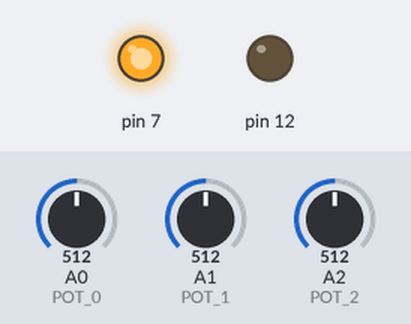
The sketch below on a simulated Arduino Uno, built with avr-gcc and run on an emulated ATmega328P. Shown: output pins drawn as LEDs (lit = HIGH). The test bench sets the inputs (shaded band); at power-on: A0 (POT_0) = 512, A1 (POT_1) = 512, A2 (POT_2) = 512. What the sketch prints to the serial monitor is not drawn.

Above: at 0.1 s.
Timing chart, 0 to 1.6 s (numbered marks = the images above):
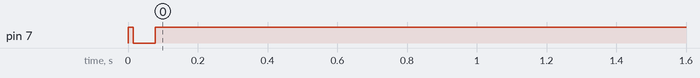

The sketch:

sketch.ino
```cpp
/*****************************************************
  SYNTHESIZER PROJECT - SAM KORN & PATRICK HARRINGTON
 *****************************************************/
#define DACBITS 6
#define LENGTH 64 //length of waveform LUT is 2^DACBITS
#define PI2 6.285 //approximate value for 2*pi
#define AMP (LENGTH/2)
#define OFFSET (LENGTH/2)
//#define DEF_FREQ 954
#define DEF_FREQ 7644
#define CLOCK_FREQ 250000 // 16M/64
#define LOWEST_MIDINOTE 24
// analog inputs for controlling the sound
#define POT_0   (0)
#define POT_1   (1)
#define POT_2   (2)
#define POT_3   (3)
#define POT_4   (4)
#define POT_5   (5)
volatile uint8_t waveform=0;
volatile uint8_t waveform2=0;
volatile uint8_t wavemod=LENGTH;
volatile uint8_t index=1;
volatile uint8_t index2=1;
volatile uint8_t val=0;
volatile uint8_t val2=0;
volatile uint8_t phase=16;
volatile uint8_t shift;
volatile uint16_t f;
volatile uint16_t frequency=DEF_FREQ;
volatile uint16_t frequency2=DEF_FREQ;
volatile uint16_t run=0;
//----- MIDI -----
uint8_t command;
uint8_t note;
uint8_t velocity;
uint8_t wave2[LENGTH];
uint8_t selector=0;
uint8_t wave[4][LENGTH]={
  //sine=0
    {
    32, 35, 38, 41, 44, 47, 49, 52, 54, 56, 58, 60, 61, 62, 63, 63, 63,
    63, 63, 62, 61, 60, 58, 56, 54, 52, 49, 47, 44, 41, 38, 35, 32, 29,
    26, 23, 20, 17, 15, 12, 10, 8, 6, 4, 3, 2, 1, 1, 0, 1, 1, 2, 3, 4, 6,
    8, 10, 12, 15, 17, 20, 23, 26, 29,
    //second cycle for phase shift
    },
  //ramp=1
    {
    0,1,2,3,4,5,6,7,8,9,10,11,12,13,14,15,16,17,18,19,20,21,22,23,24,25,26,27,28,29,30,31,32,33,34,35,36,37,38,39,40,41,42,43,44,45,46,47,48,49,50,51,52,53,54,55,56,57,58,59,60,61,62,63},
  //triangle=2
    {
    0,2,4,6,8,10,12,14,16,18,20,22,24,26,28,30,32,34,36,38,40,42,44,46,48,50,52,54,56,58,60,62,62,60,58,56,54,52,50,48,46,44,42,40,38,36,34,32,30,28,26,24,22,20,18,16,14,12,10,8,6,4,2,0},
  //square=3
    {
    0,0,0,0,0,0,0,0,0,0,0,0,0,0,0,0,0,0,0,0,0,0,0,0,0,0,0,0,0,0,0,0,63,63,63,63,63,63,63,63,63,63,63,63,63,63,63,63,63,63,63,63,63,63,63,63,63,63,63,63,63,63,63}
    };

  // These numbers were calculated using (16000000/64/frequency) where frequency
  const uint16_t midiTable[] = {
  //C     C#    D     D#    E     F     F#    G     G#    A     A#    B
    7644, 7214, 6809, 6427, 6066, 5726, 5404, 5101, 4815, 4544, 4289, 4049, //-3
    3821, 3607, 3404, 3213, 3033, 2862, 2702, 2550, 2407, 2271, 2144, 2024, //-2
    1910, 1803, 1702, 1606, 1516, 1431, 1350, 1275, 1203, 1135, 1071, 1010, //-1
    954,  901,  850,  802,  757,  715,  674,  637,  601,  567,  535,  505,  // 0
    476,  450,  424,  400,  378,  357,  336,  317,  300,  283,  267,  252,  //+1
    238,  224,  212,  200,  188,  178,  168,  158,  149,  140,  132,  123,  //+2
  };
  uint16_t mapMIDI(uint16_t note_input){
  return midiTable[(note_input-LOWEST_MIDINOTE)];
}
void setup(){
  SREG &= ~(1<<7);
  //  PORTD: Pins 2 to 8
  //  PORTB: Pins 9 to 13
  //----- OSC1 SETUP -----
  TCCR1A = 0;             // low when TCNT1=OCR1A
  TCCR1B = 0;
  TCCR1B  = (1<<CS10);    // no pre-scale - 16MHz clock
  TCNT1  = 0;             // init counter
  TCCR1B |= (1<<WGM12);   // ctc mode
  TIMSK1 = (1<<OCIE1A);   // Call ISR on match
  OCR1A  = CLOCK_FREQ/frequency; // Period for wavetable
  //----- OSC2 SETUP -----

  TCCR2A = 0;             // low when TCNT1=OCR1A
  TCCR2B = 0;
  TCCR2B  = (1<<CS10);    // no pre-scale - 16MHz clock
  TCNT2  = 0;             // init counter
  TCCR2B |= (1<<WGM12);   // ctc mode
  //TIMSK2 = (1<<OCIE2A);   // Call ISR on match
  OCR2A  = CLOCK_FREQ/frequency2; // Period for wavetable

  //----- MIDI SETUP -----
  //TCCR2A = 0;
  //TCCR2B = 0;
  //TCNT2 = 0;
  //OCR2A = 255;
  //TCCR2A |= (1<<WGM21);   //CTC mode
  //TCCR2B |= (1<<CS11);    //8-bit prescale
  //TIMSK2 |= (1<<OCIE2A);
  SREG |= (1<<7);
  DDRD = 0B011111100;
  PORTD &= ~(0B011111100);
  DDRB  |= 0B00010000;
  PORTB &= ~(0B00010000);
  //  Serial.begin(31250);
  Serial.begin(9600);
  //  wave2gen(LENGTH,2);
}
void loop(){
  //phase = analogRead(POT_2)/4;
  // play through notes in midiTable with a one-second delay out
  wavemod    =  (analogRead(POT_0)>>2);
  waveform   =  (analogRead(POT_1)>>8);
  waveform2  =  (analogRead(POT_2)>>8);
  shift = index+phase;
  // if shift by 3, we can shift the phase from 0 to 180
  // if shift by 4, we can shift the phase from 0 to 90 (higher precision)
  //phase      =  (analogRead(POT_3)>>4);
  Serial.println(phase);
  /*
  for(uint8_t j=24; j<=95; j++){
    frequency = mapMIDI(j);
    wavemod = analogRead(POT_0)/4;
    //Serial.println(j);
    delay(90);
  }*/
  /*
  for(uint8_t k=23; k>=12; k--){
    frequency = midiTable[k];
    if(k==13||k==15||k==18||k==20||k==22) k--;
    delay(350);
  }*/
}
  //----- OSCILLATOR ISR -----
  ISR(TIMER1_COMPA_vect){ //if TCNT1 == OCR1A
  // if the index reaches the end of the wavetable, start over
  if(index==(LENGTH+phase)) TIMSK1 = index=0;

  //--- crude normalization ---
  //val = wave[waveform][index]+val2;
  //if(val>63)val=63;

  //--- "graceful" normalization ---
  val = wave[waveform][(index+phase)];
  //val = (val+val2 - ((val*val2)/AMP));
  OCR1A = frequency;
  val<<=2;
  DDRD = wavemod;
  PORTD = val;
  index++;
   //asm("NOP;NOP;NOP;NOP;"); //for the finer tuning
  //TCNT1 = 50; //Compensating for ISR run time
}
  //----- OSCILLATOR2 ISR -----
  ISR(TIMER2_COMPA_vect){
  if((index2)>=LENGTH) index2=0;
  val2 = wave[waveform2][index];
  index2++;
  }
```

Measured:
- by itself, pin 7: LOW → HIGH at 0.00 s, → LOW 0.01 s later, → HIGH 0.06 s later
